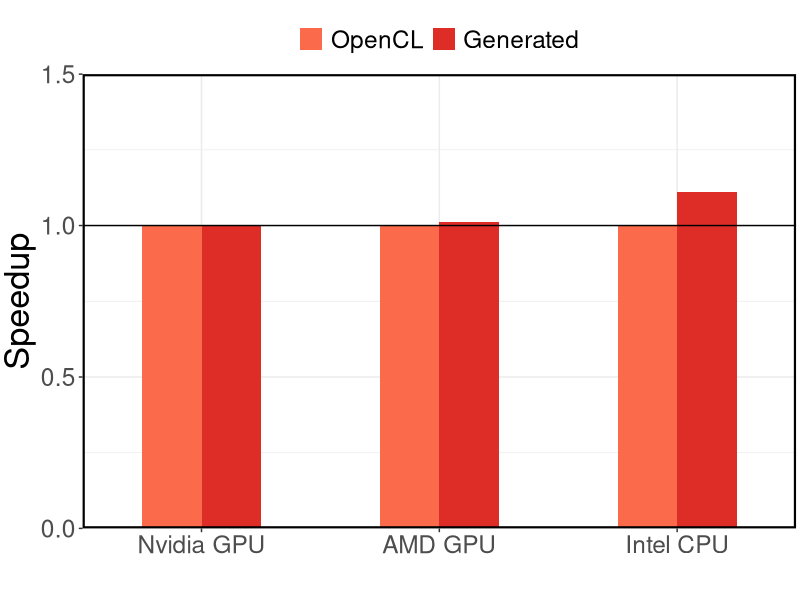
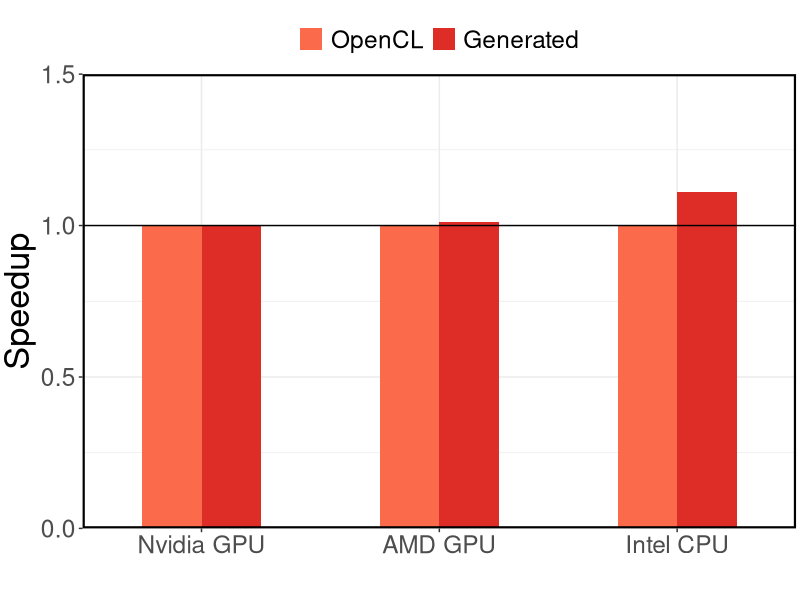

Recreate these plots in R, in order.
require('ggplot2')
require('grid')
require('reshape2')

strwr <- function(str) gsub("\\|", "\n", str)

data <- read.csv("results.csv", sep=";", comment.char="#", header=TRUE, row.names=NULL)
data$Platform <- factor(data$Platform, levels = c("Nvidia GPU", "AMD GPU", "Intel CPU"))
data$Version <- factor(data$Version, levels = c("OpenCL", "Generated"))

rownumbers <- as.integer(row.names(data))

# ====Default settins====
theme <- theme_bw() +
  theme(text = element_text(size = 22),
        axis.title = element_text(size = rel(1.125), vjust = 1),
        panel.border = element_rect(linetype = "solid", colour = "black", size = 1.5),
        plot.margin = unit(c(0.5,0.1,0.1,0.1), 'cm'),
        legend.position="top",
        legend.title = element_blank(),
        strip.background = element_rect(colour = "black", fill = "white", size = 1.5))

labs <- labs(x = "", y = "Speedup")

# create plot
plot <- ggplot(data, aes(x = Platform, y = value, fill=Version)) +
  geom_bar(position="dodge", stat = "identity", width=.5) +
  scale_y_continuous(expand = c(0,0), limits = c(0,1.5)) +
  scale_x_discrete(labels= strwr(levels(data$Platform)), expand=c(0,0.5)) +
  geom_hline(yintercept=1) +
  scale_fill_manual(values=c("#fb6a4a", "#de2d26", "#a50f15")) +
  theme + labs

# save plot to file
ggsave(file = "md_speedup.pdf", width = 8, height = 5)

plot
